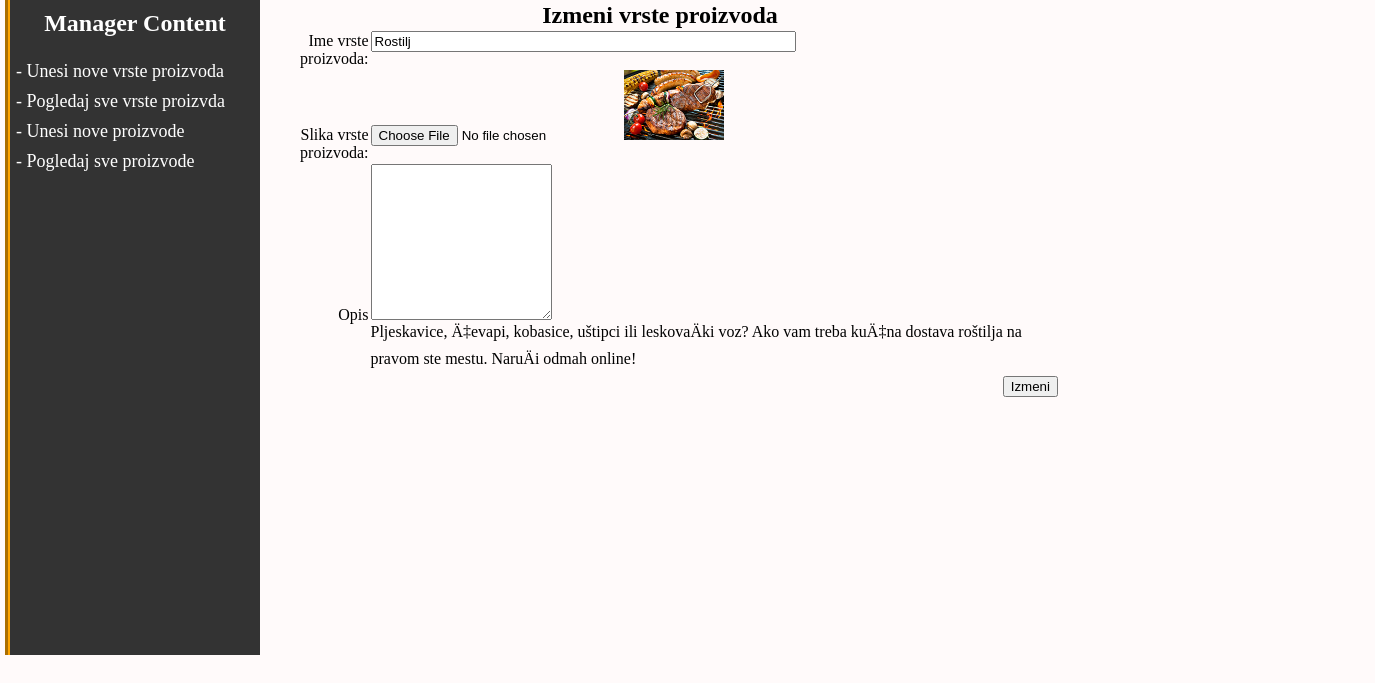
Page /admin_area/index.php?izmeni_vrstu=12 on the committed database.
### tables this page shows
CREATE TABLE `vrsta` (
  `vrsta_id` int(100) NOT NULL,
  `vrsta_naziv` varchar(100) NOT NULL,
  `vrsta_slika` text NOT NULL,
  `vrsta_opis` text NOT NULL
);

### admin_area/izmeni_vrsta.php (the view, shortened to what this page needs)
<!DOCTYPE html>
<?php
include("includes/db.php");
if(isset($_GET['izmeni_vrstu'])){
    $get_id = $_GET['izmeni_vrstu'];
    $get_pro = "select * from vrsta where vrsta_id='$get_id'";
                    $run_pro = mysqli_query($con, $get_pro);
                    $row_pro= mysqli_fetch_array($run_pro);
                        $vrsta_naziv = $row_pro['vrsta_naziv'];
                        $vrsta_slika = $row_pro['vrsta_slika'];
                        $vrsta_opis = $row_pro['vrsta_opis'];
}
?>
<html>
    <head>
    </head>
    <body bgcolor="">
        <form action="" method="post" enctype="multipart/form-data">
            <table align="center" width="800" border="1px">
                <tr align="center">
                    <td colspan="7"><h2>Izmeni vrste proizvoda</h2></td>
                </tr>
                <tr>
                    <td align="right">Ime vrste proizvoda:</td>
                    <td><input type="text" name="vrsta_naziv" size="50" value="<?php echo $vrsta_naziv;?>"/></td>
                </tr>
                <tr>
                    <td align="right">Slika vrste proizvoda:</td>
                    <td><input type="file" name="vrsta_slika"/><img src="product_images/<?php echo $vrsta_slika;?>" width="100" height="70"></td>
                </tr>
                <tr>
                    <td align="right">Opis</td>
                    <td><textarea name="vrsta_opis" cols="20" rows="10"></textarea><?php echo $vrsta_opis;?></td>
                </tr>
                <tr align="right">
                    <td colspan="7"><button type="submit" name="update_vrsta">Izmeni</button></td>
                </tr>
            </table>
        </form>
    </body>
</html>

### admin_area/styles/style.css (style rules this page uses)
html, body, div, span, applet, object, iframe, h1, h2, h3, h4, h5, h6, p, blockquote, pre, a, abbr, acronym, address, big, cite, code, del, dfn, em, img, ins, kbd, q, s, samp, small, strike, strong, sub, sup, tt, var, b, u, i, center, dl, dt, dd, ol, ul, li, fieldset, form, label, legend, table, caption, tbody, tfoot, thead, tr, th, td, article, aside, canvas, details, embed, figure, figcaption, footer, header, hgroup, menu, nav, output, ruby, section, summary, time, mark, audio, video { margin: 0; padding: 0; border: 0; vertical-align: baseline; }
body { background: snow; }

### rows in the picture
vrsta: vrsta_naziv "Rostilj", vrsta_slika (picture), vrsta_opis "Pljeskavice, Ä‡evapi, kobasice, uštipci ili leskovaÄki voz? Ako vam treba kuÄ‡na dostava roštilja na pravom ste mestu. NaruÄi odmah online!"
